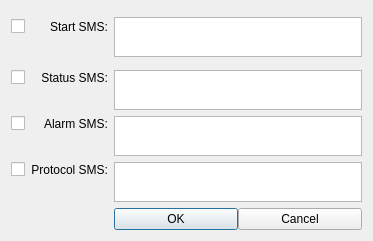
<?xml version="1.0" encoding="UTF-8"?>
<ui version="4.0">
 <class>smsContentsDialog</class>
 <widget class="QDialog" name="smsContentsDialog">
  <property name="geometry">
   <rect>
    <x>0</x>
    <y>0</y>
    <width>373</width>
    <height>241</height>
   </rect>
  </property>
  <property name="minimumSize">
   <size>
    <width>373</width>
    <height>241</height>
   </size>
  </property>
  <property name="maximumSize">
   <size>
    <width>373</width>
    <height>241</height>
   </size>
  </property>
  <property name="windowTitle">
   <string>Sms contents setup</string>
  </property>
  <layout class="QGridLayout" name="gridLayout">
   <item row="7" column="0">
    <widget class="QCheckBox" name="protoSmsEnabled">
     <property name="statusTip">
      <string>Enable/Disable protocol SMS sending</string>
     </property>
     <property name="whatsThis">
      <string>Enable/Disable protocol SMS sending.</string>
     </property>
     <property name="text">
      <string/>
     </property>
    </widget>
   </item>
   <item row="5" column="0">
    <widget class="QCheckBox" name="alarmSmsEnabled">
     <property name="statusTip">
      <string>Enable/Disable alarm SMS sending</string>
     </property>
     <property name="whatsThis">
      <string>Enable/Disable alarm SMS sending.</string>
     </property>
     <property name="text">
      <string/>
     </property>
    </widget>
   </item>
   <item row="3" column="2" rowspan="2">
    <widget class="QTextEdit" name="statSmsEdit">
     <property name="maximumSize">
      <size>
       <width>16777215</width>
       <height>40</height>
      </size>
     </property>
     <property name="statusTip">
      <string>Status SMS text</string>
     </property>
     <property name="whatsThis">
      <string>Status SMS text content.</string>
     </property>
    </widget>
   </item>
   <item row="5" column="2" rowspan="2">
    <widget class="QTextEdit" name="alarmSmsEdit">
     <property name="maximumSize">
      <size>
       <width>16777215</width>
       <height>40</height>
      </size>
     </property>
     <property name="statusTip">
      <string>Alarm SMS text</string>
     </property>
     <property name="whatsThis">
      <string>Alarm SMS text content.</string>
     </property>
    </widget>
   </item>
   <item row="3" column="0">
    <widget class="QCheckBox" name="statSmsEnabled">
     <property name="statusTip">
      <string>Enable/Disable status SMS sending</string>
     </property>
     <property name="whatsThis">
      <string>Enable/Disable status SMS sending.</string>
     </property>
     <property name="text">
      <string/>
     </property>
    </widget>
   </item>
   <item row="7" column="1">
    <widget class="QLabel" name="protoSmsLabel">
     <property name="text">
      <string>Protocol SMS:</string>
     </property>
     <property name="alignment">
      <set>Qt::AlignRight|Qt::AlignTrailing|Qt::AlignVCenter</set>
     </property>
    </widget>
   </item>
   <item row="7" column="2" rowspan="2">
    <widget class="QTextEdit" name="protoSmsEdit">
     <property name="maximumSize">
      <size>
       <width>16777215</width>
       <height>40</height>
      </size>
     </property>
     <property name="statusTip">
      <string>Protocol SMS text</string>
     </property>
     <property name="whatsThis">
      <string>Protocol SMS text content.</string>
     </property>
    </widget>
   </item>
   <item row="9" column="2">
    <widget class="QWidget" name="buttonsWrapper" native="true">
     <layout class="QHBoxLayout" name="horizontalLayout">
      <property name="spacing">
       <number>0</number>
      </property>
      <property name="leftMargin">
       <number>0</number>
      </property>
      <property name="topMargin">
       <number>0</number>
      </property>
      <property name="rightMargin">
       <number>0</number>
      </property>
      <property name="bottomMargin">
       <number>0</number>
      </property>
      <item>
       <widget class="QPushButton" name="confirmationButton">
        <property name="text">
         <string>OK</string>
        </property>
       </widget>
      </item>
      <item>
       <widget class="QPushButton" name="cancelButton">
        <property name="text">
         <string>Cancel</string>
        </property>
       </widget>
      </item>
     </layout>
    </widget>
   </item>
   <item row="3" column="1">
    <widget class="QLabel" name="statSmsLabel">
     <property name="text">
      <string>Status SMS:</string>
     </property>
     <property name="alignment">
      <set>Qt::AlignRight|Qt::AlignTrailing|Qt::AlignVCenter</set>
     </property>
    </widget>
   </item>
   <item row="0" column="2" rowspan="3">
    <widget class="QTextEdit" name="startSmsEdit">
     <property name="maximumSize">
      <size>
       <width>16777215</width>
       <height>40</height>
      </size>
     </property>
     <property name="statusTip">
      <string>Start SMS text</string>
     </property>
     <property name="whatsThis">
      <string>Start SMS text content.</string>
     </property>
    </widget>
   </item>
   <item row="5" column="1">
    <widget class="QLabel" name="alarmSmsLabel">
     <property name="text">
      <string>Alarm SMS:</string>
     </property>
     <property name="alignment">
      <set>Qt::AlignRight|Qt::AlignTrailing|Qt::AlignVCenter</set>
     </property>
    </widget>
   </item>
   <item row="0" column="0" rowspan="2">
    <widget class="QCheckBox" name="startSmsEnabled">
     <property name="statusTip">
      <string>Enable/Disable start SMS sending</string>
     </property>
     <property name="whatsThis">
      <string>Enable/Disable start SMS sending.</string>
     </property>
     <property name="text">
      <string/>
     </property>
     <property name="tristate">
      <bool>false</bool>
     </property>
    </widget>
   </item>
   <item row="0" column="1" rowspan="2">
    <widget class="QLabel" name="startSmsLabel">
     <property name="text">
      <string>Start SMS:</string>
     </property>
     <property name="alignment">
      <set>Qt::AlignRight|Qt::AlignTrailing|Qt::AlignVCenter</set>
     </property>
    </widget>
   </item>
  </layout>
 </widget>
 <tabstops>
  <tabstop>startSmsEnabled</tabstop>
  <tabstop>startSmsEdit</tabstop>
  <tabstop>statSmsEnabled</tabstop>
  <tabstop>statSmsEdit</tabstop>
  <tabstop>alarmSmsEnabled</tabstop>
  <tabstop>alarmSmsEdit</tabstop>
  <tabstop>protoSmsEnabled</tabstop>
  <tabstop>protoSmsEdit</tabstop>
  <tabstop>confirmationButton</tabstop>
  <tabstop>cancelButton</tabstop>
 </tabstops>
 <resources/>
 <connections/>
</ui>
